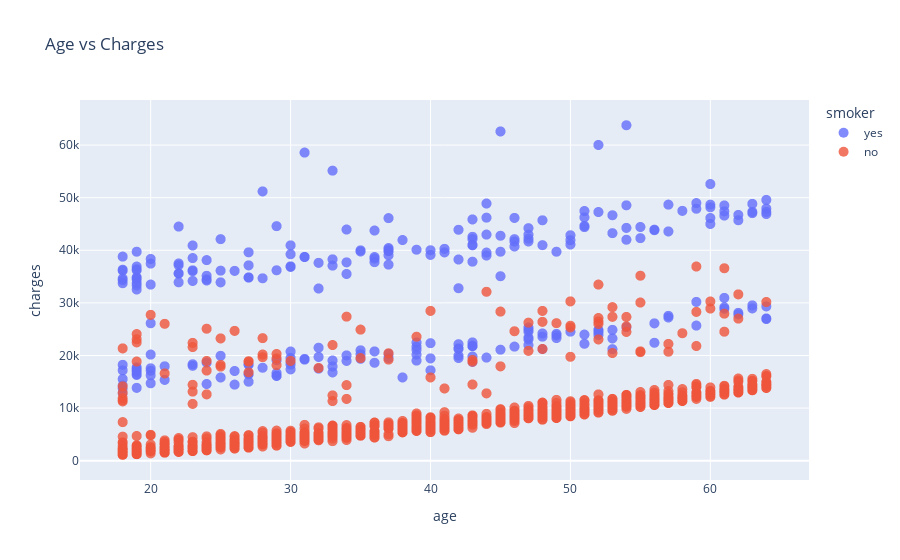

Write notebook code for a chart like this one.
### Code cell
fig =px.scatter(medical_df,
                 x='age',
                 y='charges',
                 color='smoker',
                 opacity=0.8,
                 hover_data=['sex'],
                 title= 'Age vs Charges')
fig.update_traces(marker_size=10)
fig.show()

### Figure 1 — Plotly figure (JSON) as saved in the notebook; plotly's stock layout.template omitted (floating-point values rounded to 4 significant figures; data arrays with more than 128 entries replaced by an {"elided": "..."} marker saying what was removed)
{"data": [{"customdata": {"elided": "274x1 str values"}, "hovertemplate": "smoker=yes<br>age=%{x}<br>charges=%{y}<br>sex=%{customdata[0]}<extra></extra>", "legendgroup": "yes", "marker": {"color": "#636efa", "opacity": 0.8, "size": 10, "symbol": "circle"}, "mode": "markers", "name": "yes", "showlegend": true, "type": "scattergl", "visible": true, "x": {"elided": "274 int values"}, "xaxis": "x", "y": {"elided": "274 float values"}, "yaxis": "y"}, {"customdata": {"elided": "1064x1 str values"}, "hovertemplate": "smoker=no<br>age=%{x}<br>charges=%{y}<br>sex=%{customdata[0]}<extra></extra>", "legendgroup": "no", "marker": {"color": "#EF553B", "opacity": 0.8, "size": 10, "symbol": "circle"}, "mode": "markers", "name": "no", "showlegend": true, "type": "scattergl", "visible": true, "x": {"elided": "1064 int values"}, "xaxis": "x", "y": {"elided": "1064 float values"}, "yaxis": "y"}], "layout": {"autosize": true, "dragmode": "zoom", "legend": {"title": {"text": "smoker"}, "tracegroupgap": 0}, "title": {"text": "Age vs Charges"}, "xaxis": {"anchor": "y", "autorange": true, "domain": [0, 1], "range": [15.05, 66.95], "title": {"text": "age"}, "type": "linear"}, "yaxis": {"anchor": "x", "autorange": true, "domain": [0, 1], "range": [-5269.0, 70160.0], "title": {"text": "charges"}, "type": "linear"}}}
